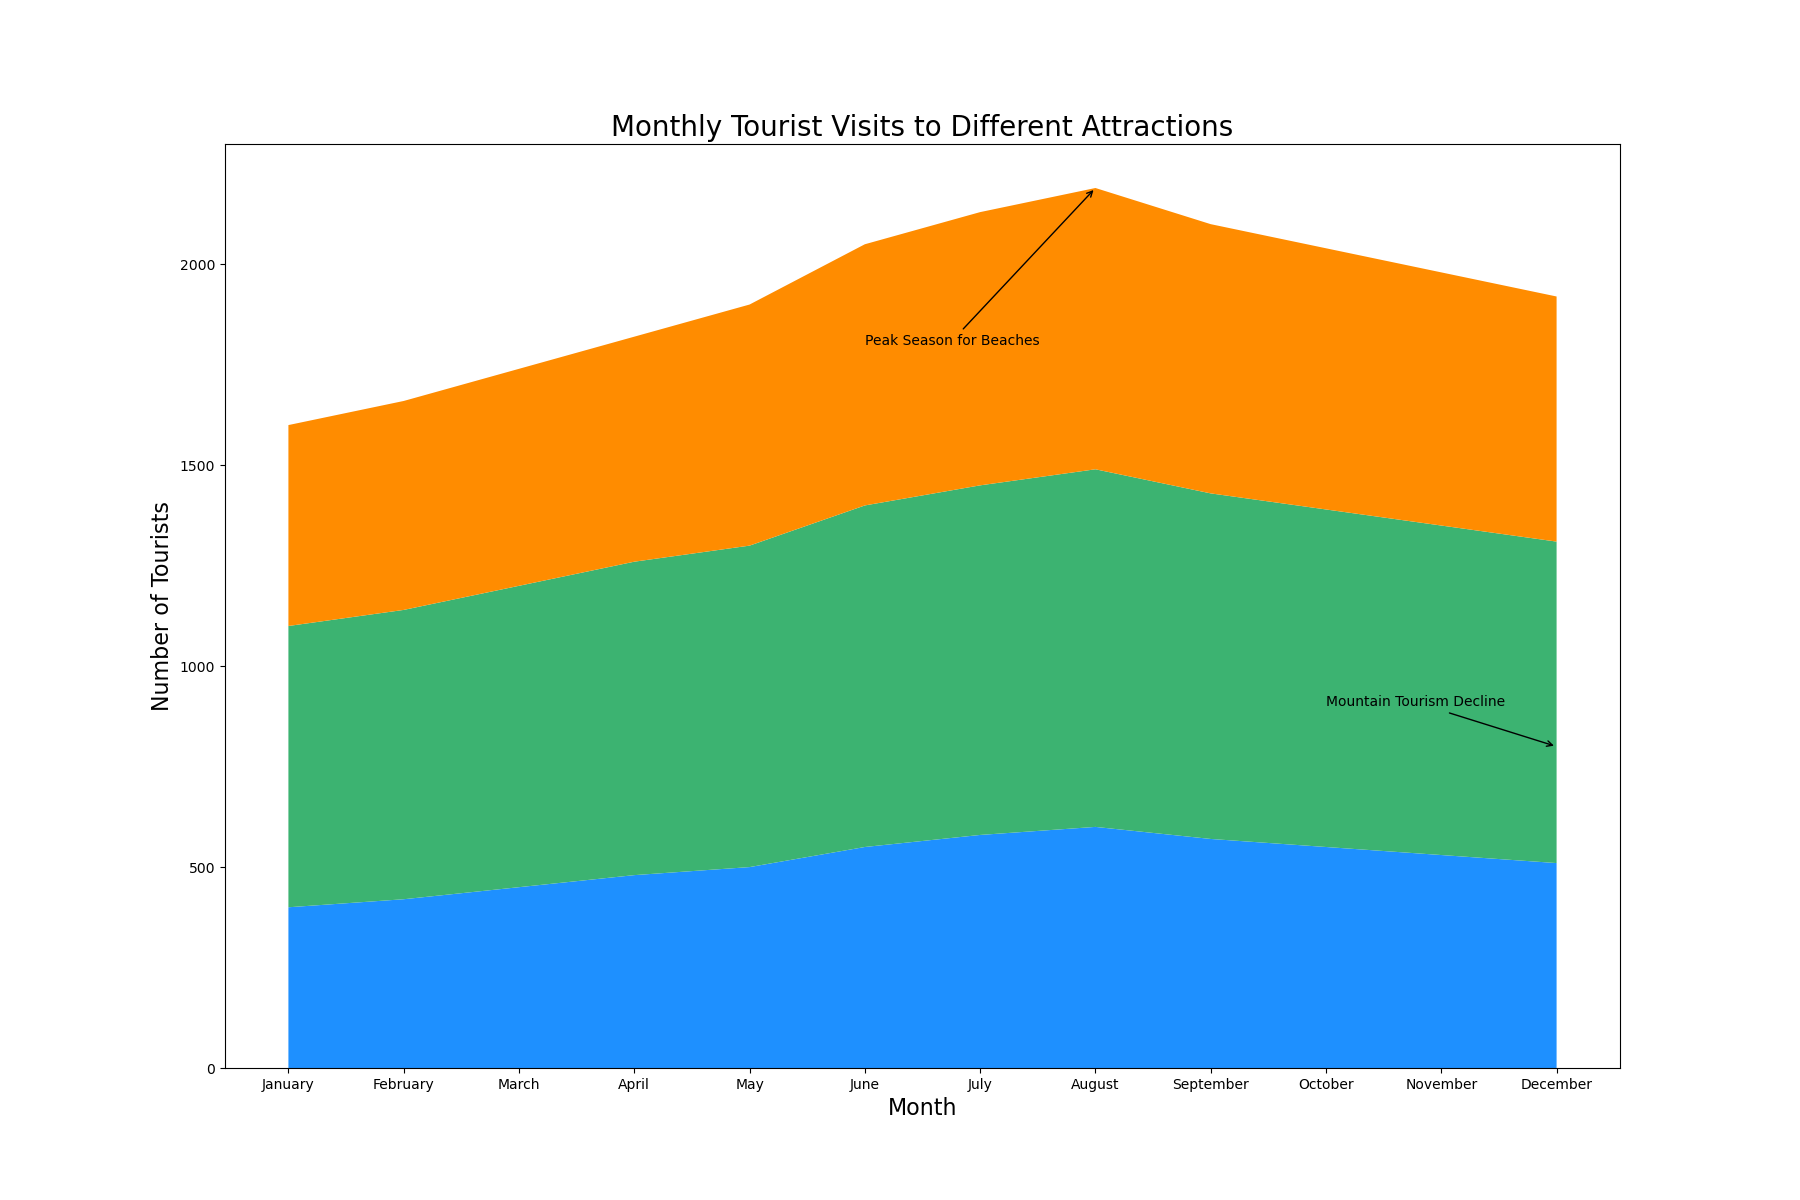

Here is the Python script that generated this plot:

import matplotlib.pyplot as plt
import pandas as pd

data = {
    'Month': ['January', 'February', 'March', 'April', 'May', 'June', 
              'July', 'August', 'September', 'October', 'November', 'December'],
    'Beach': [400, 420, 450, 480, 500, 550, 580, 600, 570, 550, 530, 510],
    'Mountains': [700, 720, 750, 780, 800, 850, 870, 890, 860, 840, 820, 800],
    'City': [500, 520, 540, 560, 600, 650, 680, 700, 670, 650, 630, 610],
}

df = pd.DataFrame(data)
x = df['Month']

plt.figure(figsize=(18, 12))
plt.stackplot(x, df['Beach'], df['Mountains'], df['City'], 
              colors=['#1E90FF', '#3CB371', '#FF8C00'])

plt.title('Monthly Tourist Visits to Different Attractions', fontsize=20)
plt.xlabel('Month', fontsize=16)
plt.ylabel('Number of Tourists', fontsize=16)

plt.annotate('Peak Season for Beaches', xy=(7, df['Beach'][7] + df['Mountains'][7] + df['City'][7]), 
             xytext=(5, 1800), arrowprops=dict(facecolor='black', arrowstyle='->'))

plt.annotate('Mountain Tourism Decline', xy=(11, df['Mountains'][11]), 
             xytext=(9, 900), arrowprops=dict(facecolor='black', arrowstyle='->'))

plt.show()
